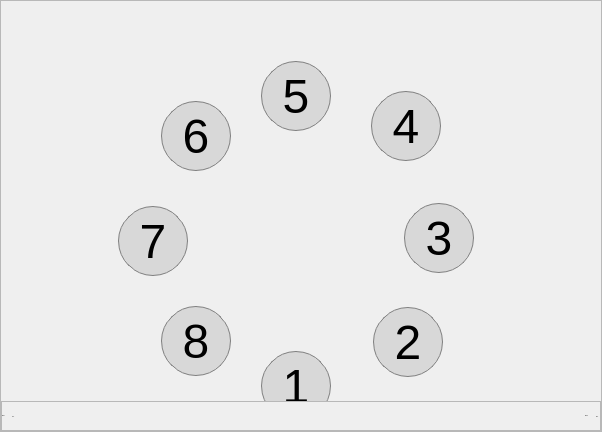
         <widget class="QFrame" name="frame_3">
          <property name="sizePolicy">
           <sizepolicy hsizetype="Expanding" vsizetype="Expanding">
            <horstretch>0</horstretch>
            <verstretch>0</verstretch>
           </sizepolicy>
          </property>
          <property name="minimumSize">
           <size>
            <width>0</width>
            <height>0</height>
           </size>
          </property>
          <property name="frameShape">
           <enum>QFrame::StyledPanel</enum>
          </property>
          <property name="frameShadow">
           <enum>QFrame::Raised</enum>
          </property>
          <layout class="QGridLayout" name="gridLayout_28">
           <property name="leftMargin">
            <number>0</number>
           </property>
           <property name="topMargin">
            <number>0</number>
           </property>
           <property name="rightMargin">
            <number>0</number>
           </property>
           <property name="bottomMargin">
            <number>0</number>
           </property>
           <property name="spacing">
            <number>0</number>
           </property>
           <item row="1" column="0" colspan="2">
            <widget class="QFrame" name="frame_4">
             <property name="sizePolicy">
              <sizepolicy hsizetype="Expanding" vsizetype="Fixed">
               <horstretch>0</horstretch>
               <verstretch>0</verstretch>
              </sizepolicy>
             </property>
             <property name="minimumSize">
              <size>
               <width>600</width>
               <height>30</height>
              </size>
             </property>
             <property name="frameShape">
              <enum>QFrame::StyledPanel</enum>
             </property>
             <property name="frameShadow">
              <enum>QFrame::Raised</enum>
             </property>
             <layout class="QHBoxLayout" name="horizontalLayout_3">
              <property name="leftMargin">
               <number>0</number>
              </property>
              <property name="topMargin">
               <number>0</number>
              </property>
              <property name="rightMargin">
               <number>0</number>
              </property>
              <property name="bottomMargin">
               <number>0</number>
              </property>
              <item alignment="Qt::AlignRight">
               <widget class="QLabel" name="label_30">
                <property name="font">
                 <font>
                  <pointsize>-1</pointsize>
                  <weight>50</weight>
                  <italic>false</italic>
                  <bold>false</bold>
                 </font>
                </property>
                <property name="text">
                 <string>Disk 1    </string>
                </property>
               </widget>
              </item>
              <item alignment="Qt::AlignHCenter">
               <widget class="QLabel" name="label_31">
                <property name="font">
                 <font>
                  <pointsize>-1</pointsize>
                  <weight>50</weight>
                  <italic>false</italic>
                  <bold>false</bold>
                 </font>
                </property>
                <property name="text">
                 <string>37℃</string>
                </property>
               </widget>
              </item>
              <item>
               <spacer name="horizontalSpacer_30">
                <property name="orientation">
                 <enum>Qt::Horizontal</enum>
                </property>
                <property name="sizeHint" stdset="0">
                 <size>
                  <width>40</width>
                  <height>20</height>
                 </size>
                </property>
               </spacer>
              </item>
              <item alignment="Qt::AlignRight">
               <widget class="QLabel" name="label_33">
                <property name="font">
                 <font>
                  <pointsize>-1</pointsize>
                  <weight>50</weight>
                  <italic>false</italic>
                  <bold>false</bold>
                 </font>
                </property>
                <property name="text">
                 <string>Disk 8     </string>
                </property>
               </widget>
              </item>
              <item alignment="Qt::AlignHCenter">
               <widget class="QLabel" name="label_32">
                <property name="font">
                 <font>
                  <pointsize>-1</pointsize>
                  <weight>50</weight>
                  <italic>false</italic>
                  <bold>false</bold>
                 </font>
                </property>
                <property name="text">
                 <string>80℃</string>
                </property>
               </widget>
              </item>
             </layout>
            </widget>
           </item>
           <item row="0" column="1">
            <widget class="QWidget" name="widget_7" native="true">
             <property name="sizePolicy">
              <sizepolicy hsizetype="Fixed" vsizetype="Fixed">
               <horstretch>1</horstretch>
               <verstretch>0</verstretch>
              </sizepolicy>
             </property>
             <property name="minimumSize">
              <size>
               <width>400</width>
               <height>400</height>
              </size>
             </property>
             <property name="maximumSize">
              <size>
               <width>600</width>
               <height>460</height>
              </size>
             </property>
             <property name="autoFillBackground">
              <bool>false</bool>
             </property>
             <property name="styleSheet">
              <string notr="true"/>
             </property>
             <widget class="QPushButton" name="pushButton_43">
              <property name="geometry">
               <rect>
                <x>260</x>
                <y>350</y>
                <width>70</width>
                <height>70</height>
               </rect>
              </property>
              <property name="minimumSize">
               <size>
                <width>70</width>
                <height>70</height>
               </size>
              </property>
              <property name="styleSheet">
               <string notr="true">QPushButton{background-color:rgba(200,200,200,60%);border:0.5px solid gray;border-radius:35;font:48px;}
QPushButton:hover{background-color:rgba(220,220,220,80%);border:1px solid lightblue;font:54px bold;border-style:outset;}
QPushButton:pressed,QpushButton:checked{background-color:rgba(48,204,102,70%);border:2px solid lightblue;font:54px bold;border-style:inset;}</string>
              </property>
              <property name="text">
               <string>1</string>
              </property>
              <property name="checkable">
               <bool>true</bool>
              </property>
              <property name="checked">
               <bool>false</bool>
              </property>
              <property name="autoExclusive">
               <bool>true</bool>
              </property>
              <property name="flat">
               <bool>false</bool>
              </property>
              <attribute name="buttonGroup">
               <string notr="true">buttonGroup</string>
              </attribute>
             </widget>
             <widget class="QPushButton" name="pushButton_44">
              <property name="geometry">
               <rect>
                <x>372</x>
                <y>306</y>
                <width>70</width>
                <height>70</height>
               </rect>
              </property>
              <property name="minimumSize">
               <size>
                <width>70</width>
                <height>70</height>
               </size>
              </property>
              <property name="styleSheet">
               <string notr="true">QPushButton{background-color:rgba(200,200,200,60%);border:0.5px solid gray;border-radius:35;font:48px;}
QPushButton:hover{background-color:rgba(220,220,220,80%);border:1px solid lightblue;font:54px bold;border-style:outset;}
QPushButton:pressed,QpushButton:checked{background-color:rgba(48,204,102,70%);border:2px solid lightblue;font:54px bold;border-style:inset;}</string>
              </property>
              <property name="text">
               <string>2</string>
              </property>
              <property name="checkable">
               <bool>true</bool>
              </property>
              <property name="checked">
               <bool>false</bool>
              </property>
              <property name="autoExclusive">
               <bool>true</bool>
              </property>
              <property name="flat">
               <bool>false</bool>
              </property>
              <attribute name="buttonGroup">
               <string notr="true">buttonGroup</string>
              </attribute>
             </widget>
             <widget class="QPushButton" name="pushButton_45">
              <property name="geometry">
               <rect>
                <x>403</x>
                <y>202</y>
                <width>70</width>
                <height>70</height>
               </rect>
              </property>
              <property name="minimumSize">
               <size>
                <width>70</width>
                <height>70</height>
               </size>
              </property>
              <property name="styleSheet">
               <string notr="true">QPushButton{background-color:rgba(200,200,200,60%);border:0.5px solid gray;border-radius:35;font:48px;}
QPushButton:hover{background-color:rgba(220,220,220,80%);border:1px solid lightblue;font:54px bold;border-style:outset;}
QPushButton:pressed,QpushButton:checked{background-color:rgba(48,204,102,70%);border:2px solid lightblue;font:54px bold;border-style:inset;}</string>
              </property>
              <property name="text">
               <string>3</string>
              </property>
              <property name="checkable">
               <bool>true</bool>
              </property>
              <property name="checked">
               <bool>false</bool>
              </property>
              <property name="autoExclusive">
               <bool>true</bool>
              </property>
              <property name="flat">
               <bool>false</bool>
              </property>
              <attribute name="buttonGroup">
               <string notr="true">buttonGroup</string>
              </attribute>
             </widget>
             <widget class="QPushButton" name="pushButton_46">
              <property name="geometry">
               <rect>
                <x>370</x>
                <y>90</y>
                <width>70</width>
                <height>70</height>
               </rect>
              </property>
              <property name="minimumSize">
               <size>
                <width>70</width>
                <height>70</height>
               </size>
              </property>
              <property name="styleSheet">
               <string notr="true">QPushButton{background-color:rgba(200,200,200,60%);border:0.5px solid gray;border-radius:35;font:48px;}
QPushButton:hover{background-color:rgba(220,220,220,80%);border:1px solid lightblue;font:54px bold;border-style:outset;}
QPushButton:pressed,QpushButton:checked{background-color:rgba(48,204,102,70%);border:2px solid lightblue;font:54px bold;border-style:inset;}</string>
              </property>
              <property name="text">
               <string>4</string>
              </property>
              <property name="checkable">
               <bool>true</bool>
              </property>
              <property name="checked">
               <bool>false</bool>
              </property>
              <property name="autoExclusive">
               <bool>true</bool>
              </property>
              <property name="flat">
               <bool>false</bool>
              </property>
              <attribute name="buttonGroup">
               <string notr="true">buttonGroup</string>
              </attribute>
             </widget>
             <widget class="QPushButton" name="pushButton_47">
              <property name="geometry">
               <rect>
                <x>260</x>
                <y>60</y>
                <width>70</width>
                <height>70</height>
               </rect>
              </property>
              <property name="minimumSize">
               <size>
                <width>70</width>
                <height>70</height>
               </size>
              </property>
              <property name="styleSheet">
               <string notr="true">QPushButton{background-color:rgba(200,200,200,60%);border:0.5px solid gray;border-radius:35;font:48px;}
QPushButton:hover{background-color:rgba(220,220,220,80%);border:1px solid lightblue;font:54px bold;border-style:outset;}
QPushButton:pressed,QpushButton:checked{background-color:rgba(48,204,102,70%);border:2px solid lightblue;font:54px bold;border-style:inset;}</string>
              </property>
              <property name="text">
               <string>5</string>
              </property>
              <property name="checkable">
               <bool>true</bool>
              </property>
              <property name="checked">
               <bool>false</bool>
              </property>
              <property name="autoExclusive">
               <bool>true</bool>
              </property>
              <property name="flat">
               <bool>false</bool>
              </property>
              <attribute name="buttonGroup">
               <string notr="true">buttonGroup</string>
              </attribute>
             </widget>
             <widget class="QPushButton" name="pushButton_48">
              <property name="geometry">
               <rect>
                <x>160</x>
                <y>100</y>
                <width>70</width>
                <height>70</height>
               </rect>
              </property>
              <property name="minimumSize">
               <size>
                <width>70</width>
                <height>70</height>
               </size>
              </property>
              <property name="styleSheet">
               <string notr="true">QPushButton{background-color:rgba(200,200,200,60%);border:0.5px solid gray;border-radius:35;font:48px;}
QPushButton:hover{background-color:rgba(220,220,220,80%);border:1px solid lightblue;font:54px bold;border-style:outset;}
QPushButton:pressed,QpushButton:checked{background-color:rgba(48,204,102,70%);border:2px solid lightblue;font:54px bold;border-style:inset;}</string>
              </property>
              <property name="text">
               <string>6</string>
              </property>
              <property name="checkable">
               <bool>true</bool>
              </property>
              <property name="checked">
               <bool>false</bool>
              </property>
              <property name="autoExclusive">
               <bool>true</bool>
              </property>
              <property name="flat">
               <bool>false</bool>
              </property>
              <attribute name="buttonGroup">
               <string notr="true">buttonGroup</string>
              </attribute>
             </widget>
             <widget class="QPushButton" name="pushButton_49">
              <property name="geometry">
               <rect>
                <x>117</x>
                <y>205</y>
                <width>70</width>
                <height>70</height>
               </rect>
              </property>
              <property name="minimumSize">
               <size>
                <width>70</width>
                <height>70</height>
               </size>
              </property>
              <property name="styleSheet">
               <string notr="true">QPushButton{background-color:rgba(200,200,200,60%);border:0.5px solid gray;border-radius:35;font:48px;}
QPushButton:hover{background-color:rgba(220,220,220,80%);border:1px solid lightblue;font:54px bold;border-style:outset;}
QPushButton:pressed,QpushButton:checked{background-color:rgba(48,204,102,70%);border:2px solid lightblue;font:54px bold;border-style:inset;}</string>
              </property>
              <property name="text">
               <string>7</string>
              </property>
              <property name="checkable">
               <bool>true</bool>
              </property>
              <property name="checked">
               <bool>false</bool>
              </property>
              <property name="autoExclusive">
               <bool>true</bool>
              </property>
              <property name="flat">
               <bool>false</bool>
              </property>
              <attribute name="buttonGroup">
               <string notr="true">buttonGroup</string>
              </attribute>
             </widget>
             <widget class="QPushButton" name="pushButton_50">
              <property name="geometry">
               <rect>
                <x>160</x>
                <y>305</y>
                <width>70</width>
                <height>70</height>
               </rect>
              </property>
              <property name="minimumSize">
               <size>
                <width>70</width>
                <height>70</height>
               </size>
              </property>
              <property name="styleSheet">
               <string notr="true">QPushButton{background-color:rgba(200,200,200,60%);border:0.5px solid gray;border-radius:35;font:48px;}
QPushButton:hover{background-color:rgba(220,220,220,80%);border:1px solid lightblue;font:54px bold;border-style:outset;}
QPushButton:pressed,QpushButton:checked{background-color:rgba(48,204,102,70%);border:2px solid lightblue;font:54px bold;border-style:inset;}</string>
              </property>
              <property name="text">
               <string>8</string>
              </property>
              <property name="checkable">
               <bool>true</bool>
              </property>
              <property name="checked">
               <bool>false</bool>
              </property>
              <property name="autoExclusive">
               <bool>true</bool>
              </property>
              <property name="flat">
               <bool>false</bool>
              </property>
              <attribute name="buttonGroup">
               <string notr="true">buttonGroup</string>
              </attribute>
             </widget>
             <widget class="QLabel" name="label_3">
              <property name="geometry">
               <rect>
                <x>250</x>
                <y>430</y>
                <width>100</width>
                <height>50</height>
               </rect>
              </property>
              <property name="sizePolicy">
               <sizepolicy hsizetype="Fixed" vsizetype="Fixed">
                <horstretch>0</horstretch>
                <verstretch>0</verstretch>
               </sizepolicy>
              </property>
              <property name="minimumSize">
               <size>
                <width>100</width>
                <height>50</height>
               </size>
              </property>
              <property name="maximumSize">
               <size>
                <width>72</width>
                <height>30</height>
               </size>
              </property>
              <property name="frameShape">
               <enum>QFrame::NoFrame</enum>
              </property>
              <property name="text">
               <string/>
              </property>
              <property name="alignment">
               <set>Qt::AlignCenter</set>
              </property>
              <property name="indent">
               <number>0</number>
              </property>
             </widget>
             <widget class="QLabel" name="label_10">
              <property name="geometry">
               <rect>
                <x>460</x>
                <y>320</y>
                <width>100</width>
                <height>50</height>
               </rect>
              </property>
              <property name="sizePolicy">
               <sizepolicy hsizetype="Fixed" vsizetype="Fixed">
                <horstretch>0</horstretch>
                <verstretch>0</verstretch>
               </sizepolicy>
              </property>
              <property name="minimumSize">
               <size>
                <width>100</width>
                <height>50</height>
               </size>
              </property>
              <property name="maximumSize">
               <size>
                <width>72</width>
                <height>30</height>
               </size>
              </property>
              <property name="frameShape">
               <enum>QFrame::NoFrame</enum>
              </property>
              <property name="text">
               <string/>
              </property>
              <property name="alignment">
               <set>Qt::AlignCenter</set>
              </property>
              <property name="indent">
               <number>0</number>
              </property>
             </widget>
             <widget class="QLabel" name="label_35">
              <property name="geometry">
               <rect>
                <x>480</x>
                <y>210</y>
                <width>100</width>
                <height>50</height>
               </rect>
              </property>
              <property name="sizePolicy">
               <sizepolicy hsizetype="Fixed" vsizetype="Fixed">
                <horstretch>0</horstretch>
                <verstretch>0</verstretch>
               </sizepolicy>
              </property>
              <property name="minimumSize">
               <size>
                <width>100</width>
                <height>50</height>
               </size>
              </property>
              <property name="maximumSize">
               <size>
                <width>72</width>
                <height>30</height>
               </size>
              </property>
              <property name="frameShape">
               <enum>QFrame::NoFrame</enum>
              </property>
              <property name="text">
               <string/>
              </property>
              <property name="alignment">
               <set>Qt::AlignCenter</set>
              </property>
              <property name="indent">
               <number>0</number>
              </property>
             </widget>
             <widget class="QLabel" name="label_36">
              <property name="geometry">
               <rect>
                <x>470</x>
                <y>80</y>
                <width>100</width>
                <height>50</height>
               </rect>
              </property>
              <property name="sizePolicy">
               <sizepolicy hsizetype="Fixed" vsizetype="Fixed">
                <horstretch>0</horstretch>
                <verstretch>0</verstretch>
               </sizepolicy>
              </property>
              <property name="minimumSize">
               <size>
                <width>100</width>
                <height>50</height>
               </size>
              </property>
              <property name="maximumSize">
               <size>
                <width>72</width>
                <height>30</height>
               </size>
              </property>
              <property name="frameShape">
               <enum>QFrame::NoFrame</enum>
              </property>
              <property name="text">
               <string/>
              </property>
              <property name="alignment">
               <set>Qt::AlignCenter</set>
              </property>
              <property name="indent">
               <number>0</number>
              </property>
             </widget>
             <widget class="QLabel" name="label_37">
              <property name="geometry">
               <rect>
                <x>250</x>
                <y>10</y>
                <width>100</width>
                <height>50</height>
               </rect>
              </property>
              <property name="sizePolicy">
               <sizepolicy hsizetype="Fixed" vsizetype="Fixed">
                <horstretch>0</horstretch>
                <verstretch>0</verstretch>
               </sizepolicy>
              </property>
              <property name="minimumSize">
               <size>
                <width>100</width>
                <height>50</height>
               </size>
              </property>
              <property name="maximumSize">
               <size>
                <width>72</width>
                <height>30</height>
               </size>
              </property>
              <property name="frameShape">
               <enum>QFrame::NoFrame</enum>
              </property>
              <property name="text">
               <string/>
              </property>
              <property name="alignment">
               <set>Qt::AlignCenter</set>
              </property>
              <property name="indent">
               <number>0</number>
              </property>
             </widget>
             <widget class="QLabel" name="label_38">
              <property name="geometry">
               <rect>
                <x>50</x>
                <y>80</y>
                <width>100</width>
                <height>50</height>
               </rect>
              </property>
              <property name="sizePolicy">
               <sizepolicy hsizetype="Fixed" vsizetype="Fixed">
                <horstretch>0</horstretch>
                <verstretch>0</verstretch>
               </sizepolicy>
              </property>
              <property name="minimumSize">
               <size>
                <width>100</width>
                <height>50</height>
               </size>
              </property>
              <property name="maximumSize">
               <size>
                <width>72</width>
                <height>30</height>
               </size>
              </property>
              <property name="frameShape">
               <enum>QFrame::NoFrame</enum>
              </property>
              <property name="text">
               <string/>
              </property>
              <property name="alignment">
               <set>Qt::AlignCenter</set>
              </property>
              <property name="indent">
               <number>0</number>
              </property>
             </widget>
             <widget class="QLabel" name="label_39">
              <property name="geometry">
               <rect>
                <x>10</x>
                <y>220</y>
                <width>100</width>
                <height>50</height>
               </rect>
              </property>
              <property name="sizePolicy">
               <sizepolicy hsizetype="Fixed" vsizetype="Fixed">
                <horstretch>0</horstretch>
                <verstretch>0</verstretch>
               </sizepolicy>
              </property>
              <property name="minimumSize">
               <size>
                <width>100</width>
                <height>50</height>
               </size>
              </property>
              <property name="maximumSize">
               <size>
                <width>72</width>
                <height>30</height>
               </size>
              </property>
              <property name="frameShape">
               <enum>QFrame::NoFrame</enum>
              </property>
              <property name="text">
               <string/>
              </property>
              <property name="alignment">
               <set>Qt::AlignCenter</set>
              </property>
              <property name="indent">
               <number>0</number>
              </property>
             </widget>
             <widget class="QLabel" name="label_40">
              <property name="geometry">
               <rect>
                <x>70</x>
                <y>340</y>
                <width>100</width>
                <height>50</height>
               </rect>
              </property>
              <property name="sizePolicy">
               <sizepolicy hsizetype="Fixed" vsizetype="Fixed">
                <horstretch>0</horstretch>
                <verstretch>0</verstretch>
               </sizepolicy>
              </property>
              <property name="minimumSize">
               <size>
                <width>100</width>
                <height>50</height>
               </size>
              </property>
              <property name="maximumSize">
               <size>
                <width>72</width>
                <height>30</height>
               </size>
              </property>
              <property name="frameShape">
               <enum>QFrame::NoFrame</enum>
              </property>
              <property name="text">
               <string/>
              </property>
              <property name="alignment">
               <set>Qt::AlignCenter</set>
              </property>
              <property name="indent">
               <number>0</number>
              </property>
             </widget>
             <zorder>pushButton_49</zorder>
             <zorder>pushButton_45</zorder>
             <zorder>pushButton_48</zorder>
             <zorder>pushButton_43</zorder>
             <zorder>pushButton_46</zorder>
             <zorder>pushButton_47</zorder>
             <zorder>pushButton_44</zorder>
             <zorder>pushButton_50</zorder>
             <zorder>label_3</zorder>
             <zorder>label_10</zorder>
             <zorder>label_35</zorder>
             <zorder>label_36</zorder>
             <zorder>label_37</zorder>
             <zorder>label_38</zorder>
             <zorder>label_39</zorder>
             <zorder>label_40</zorder>
            </widget>
           </item>
          </layout>
         </widget>
